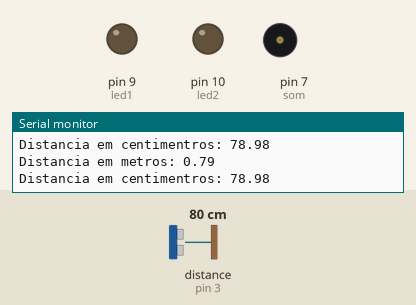
The sketch below on a simulated Arduino Uno, built with avr-gcc and run on an emulated ATmega328P. On the bench: output pins drawn as LEDs (lit = HIGH), buzzer (waves = sounding), the last lines printed to the serial monitor. Wiring (inferred from the names in the program): ultrasonic range finder: trigger pin 2; echo pin 3. The test bench sets the inputs (shaded band); at power-on: distance to the obstacle (sensor on pin 3) 80 cm. The echo pulse lasts 58.3 µs per cm; pins used as bus, display or sensor lines are not drawn.

Above: at 1.3 s.
1.4 s: distance to the obstacle (sensor on pin 3) set to 12 cm
3.3 s: distance to the obstacle (sensor on pin 3) set to 9 cm
At 4.25 s:
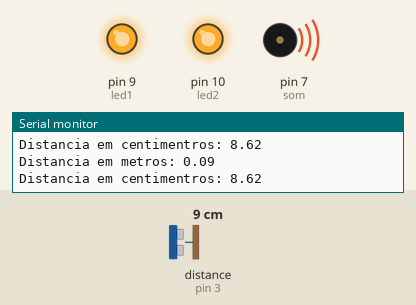
6.3 s: distance to the obstacle (sensor on pin 3) set to 18 cm
At 6.51 s:
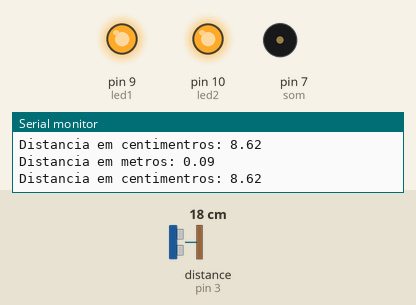
Timing chart, 0 to 9.3 s (numbered marks = the images above; inputs shaded):
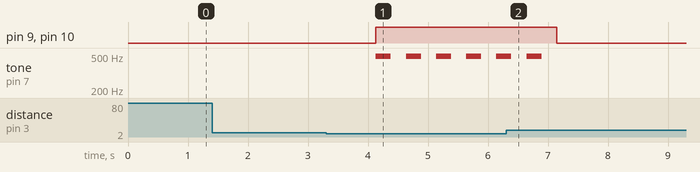

Measured:
- the behaviour switches between 11 and 10 cm on distance to the obstacle (sensor on pin 3) (found by bisection; images 0 and 1)
- after the input at 3.3 s, pin 9 (led1), pin 10 (led2): LOW → HIGH after 0.83 s; tone on pin 7 (som): alternates 494 Hz for 0.25 s and silent for 0.25 s, starting after 0.83 s
- after the input at 6.3 s, pin 9 (led1), pin 10 (led2): HIGH → LOW after 0.84 s; tone on pin 7 (som): goes on until 6.9 s, then stays silent

The sketch:

SensorUltrassonicoComAcionamentoDeBuzzer.ino
```cpp
#define trigger 2                                                   // pino que dispara os pulsos
#define echo 3                                                      // pino de leitura do sensor
#define som 7                                                       // pino do buzzer
#define led1 9                                                      // pino do LED
#define led2 10                                                     // pino do LED

float tEcho = 0;                                                    // variável tempo do eco
const float velSom_mpus = 0.000340;                                 // velocidade em metros por microssegundos

void setup() {

  pinMode(trigger, OUTPUT);
  digitalWrite(trigger, LOW);
  pinMode(echo, INPUT);
  pinMode(som, OUTPUT);
  pinMode(led1, OUTPUT);
  pinMode(led2, OUTPUT);
  Serial.begin(9600);                                               // inicializar o monitor serial
  delay(100);

}

void loop() {

  disparaPulso();                                                   // dispara pulso

  tEcho = pulseIn(echo, HIGH);                                      // mede a duração do pulso HIGH de eco em microssegundos

  Serial.print("Distancia em metros: ");
  Serial.println(calDistancia(tEcho));                              // reflete o cálculo da distância em metros

  Serial.print("Distancia em centimentros: ");
  Serial.println(calDistancia(tEcho) * 100);                        // reflete cálculo da distância em centimetros

  delay(500);

  if((calDistancia(tEcho) * 100) <= 10){

    somDisparado();
    ligaLed();

  }
  else{
    desligaLed();

  }

}

// Função que dispara os pulsos
void disparaPulso(){

  digitalWrite(trigger, HIGH);
  delayMicroseconds(10);
  digitalWrite(trigger, LOW);
}

// Função que calcula a distância em metros
float calDistancia(float temp_us){

  return ((temp_us * velSom_mpus) / 2);
}

// Função que emite o som no buzzer
void somDisparado(){

  tone(som, 494, 250);

}

// Função que liga os LEDs
void ligaLed(){

  digitalWrite(led1, HIGH);
  digitalWrite(led2, HIGH);

}

// Funcção que desliga os LEDs
void desligaLed(){

  digitalWrite(led1, LOW);
  digitalWrite(led2, LOW);

}
```
